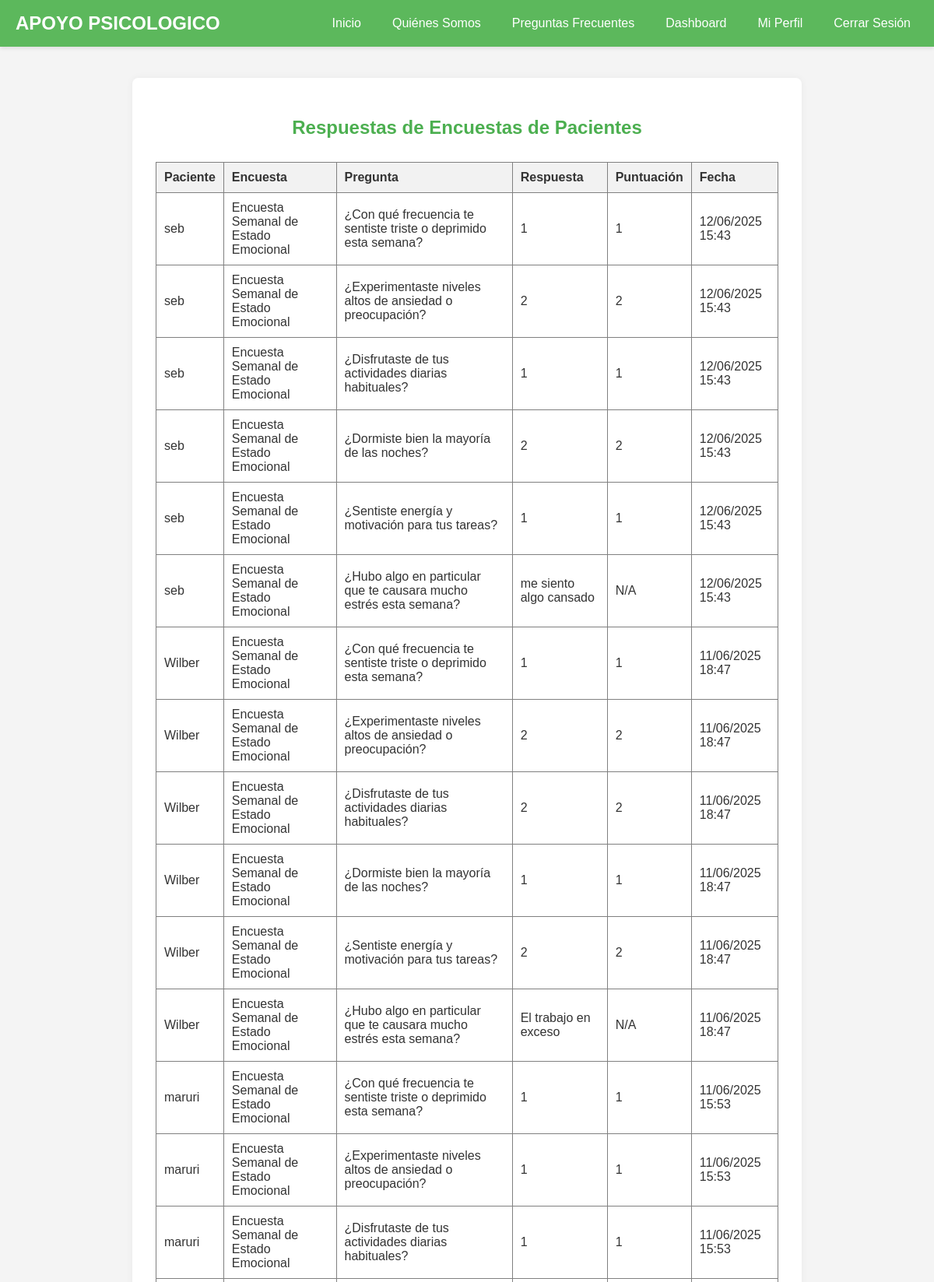
Page /apoyo_psicologico/ver_respuestas_encuestas.php (signed in, upper part) on the committed database.
### tables this page shows
CREATE TABLE `respuestas_pacientes_encuesta` (
  `id` int(11) NOT NULL,
  `paciente_id` int(11) NOT NULL,
  `pregunta_id` int(11) NOT NULL,
  `respuesta_valor` varchar(255) DEFAULT NULL,
  `puntuacion_emocional` int(11) DEFAULT NULL,
  `fecha_respuesta` timestamp NOT NULL DEFAULT current_timestamp()
);

CREATE TABLE `usuarios` (
  `id` int(11) NOT NULL,
  `nombre_usuario` varchar(50) NOT NULL,
  `email` varchar(100) NOT NULL,
  `contrasena` varchar(255) NOT NULL,
  `fecha_registro` timestamp NOT NULL DEFAULT current_timestamp(),
  `tipo_usuario` varchar(50) NOT NULL DEFAULT 'paciente',
  `especialidad` varchar(255) DEFAULT NULL
);

CREATE TABLE `encuestas` (
  `id` int(11) NOT NULL,
  `titulo` varchar(255) NOT NULL,
  `descripcion` text DEFAULT NULL,
  `fecha_creacion` timestamp NOT NULL DEFAULT current_timestamp(),
  `activa` tinyint(1) DEFAULT 1
);

CREATE TABLE `preguntas_encuesta` (
  `id` int(11) NOT NULL,
  `encuesta_id` int(11) NOT NULL,
  `pregunta_texto` text NOT NULL,
  `tipo_respuesta` enum('escala_1_5','si_no','texto_corto','texto_largo') NOT NULL,
  `orden` int(11) NOT NULL
);

### apoyo_psicologico/ver_respuestas_encuestas.php (the view, shortened to what this page needs)
<?php
include 'includes/header.php';
include 'includes/db_config.php';
$respuestas = [];
try {
    $stmt_respuestas = $pdo->query("
        SELECT
            r.id,
            u.nombre_usuario AS paciente_nombre,
            e.titulo AS encuesta_titulo,
            p.pregunta_texto,
            r.respuesta_valor,
            r.puntuacion_emocional,
            r.fecha_respuesta
        FROM
            respuestas_pacientes_encuesta r
        JOIN
            usuarios u ON r.paciente_id = u.id
        JOIN
            preguntas_encuesta p ON r.pregunta_id = p.id
        JOIN
            encuestas e ON p.encuesta_id = e.id
        ORDER BY
            r.fecha_respuesta DESC, u.nombre_usuario ASC
        LIMIT 50 -- Limita el número de respuestas para no cargar demasiado
    ");
    $respuestas = $stmt_respuestas->fetchAll(PDO::FETCH_ASSOC);
} catch (PDOException $e) {
    $mensaje = "<p style='color: red;'>Error al cargar las respuestas: " . $e->getMessage() . "</p>";
}
?>
<section class="content-section">
    <h2>Respuestas de Encuestas de Pacientes</h2>
    <?php if (empty($respuestas)): ?>
        <p>No hay respuestas de encuestas registradas todavía.</p>
    <?php else: ?>
        <table border="1" style="width: 100%; border-collapse: collapse; margin-top: 20px;">
            <thead>
                <tr style="background-color: #f2f2f2;">
                    <th style="padding: 10px; text-align: left;">Paciente</th>
                    <th style="padding: 10px; text-align: left;">Encuesta</th>
                    <th style="padding: 10px; text-align: left;">Pregunta</th>
                    <th style="padding: 10px; text-align: left;">Respuesta</th>
                    <th style="padding: 10px; text-align: left;">Puntuación</th>
                    <th style="padding: 10px; text-align: left;">Fecha</th>
                </tr>
            </thead>
            <tbody>
                <?php foreach ($respuestas as $res): ?>
                    <tr>
                        <td style="padding: 10px; text-align: left;"><?php echo htmlspecialchars($res['paciente_nombre']); ?></td>
                        <td style="padding: 10px; text-align: left;"><?php echo htmlspecialchars($res['encuesta_titulo']); ?></td>
                        <td style="padding: 10px; text-align: left;"><?php echo htmlspecialchars($res['pregunta_texto']); ?></td>
                        <td style="padding: 10px; text-align: left;"><?php echo htmlspecialchars($res['respuesta_valor'] ?? 'N/A'); ?></td>
                        <td style="padding: 10px; text-align: left;"><?php echo htmlspecialchars($res['puntuacion_emocional'] ?? 'N/A'); ?></td>
                        <td style="padding: 10px; text-align: left;"><?php echo date('d/m/Y H:i', strtotime($res['fecha_respuesta'])); ?></td>
                    </tr>
                <?php endforeach; ?>
            </tbody>
        </table>
    <?php endif; ?>
</section>
<?php include 'includes/footer.php'; ?>

### apoyo_psicologico/css/style.css (style rules this page uses)
body { font-family: Arial, sans-serif; margin: 0; padding: 0; background-color: #f4f4f4; color: #333; }
section { background-color: white; margin: 20px auto; padding: 30px; border-radius: 8px; box-shadow: 0 0 10px rgba(0,0,0,0.05); max-width: 800px; }
.cuestionario-section h2, .resultados-cuestionario h2, .auth-form h2, .content-section h2 { text-align: center; color: #4CAF50; margin-bottom: 30px; }

### rows in the picture
respuestas_pacientes_encuesta: paciente.nombre_usuario "seb", encuestas.titulo "Encuesta Semanal de Estado Emocional", pregunta.pregunta_texto "¿Con qué frecuencia te sentiste triste o deprimido esta semana?", respuesta_valor "1", puntuacion_emocional "1", fecha_respuesta "12/06/2025 15:43"
respuestas_pacientes_encuesta: paciente.nombre_usuario "seb", encuestas.titulo "Encuesta Semanal de Estado Emocional", pregunta.pregunta_texto "¿Experimentaste niveles altos de ansiedad o preocupación?", respuesta_valor "2", puntuacion_emocional "2", fecha_respuesta "12/06/2025 15:43"
respuestas_pacientes_encuesta: paciente.nombre_usuario "seb", encuestas.titulo "Encuesta Semanal de Estado Emocional", pregunta.pregunta_texto "¿Disfrutaste de tus actividades diarias habituales?", respuesta_valor "1", puntuacion_emocional "1", fecha_respuesta "12/06/2025 15:43"
respuestas_pacientes_encuesta: paciente.nombre_usuario "seb", encuestas.titulo "Encuesta Semanal de Estado Emocional", pregunta.pregunta_texto "¿Dormiste bien la mayoría de las noches?", respuesta_valor "2", puntuacion_emocional "2", fecha_respuesta "12/06/2025 15:43"
respuestas_pacientes_encuesta: paciente.nombre_usuario "seb", encuestas.titulo "Encuesta Semanal de Estado Emocional", pregunta.pregunta_texto "¿Sentiste energía y motivación para tus tareas?", respuesta_valor "1", puntuacion_emocional "1", fecha_respuesta "12/06/2025 15:43"
respuestas_pacientes_encuesta: paciente.nombre_usuario "seb", encuestas.titulo "Encuesta Semanal de Estado Emocional", pregunta.pregunta_texto "¿Hubo algo en particular que te causara mucho estrés esta semana?", respuesta_valor "me siento algo cansado", puntuacion_emocional "N/A", fecha_respuesta "12/06/2025 15:43"
respuestas_pacientes_encuesta: paciente.nombre_usuario "Wilber", encuestas.titulo "Encuesta Semanal de Estado Emocional", pregunta.pregunta_texto "¿Con qué frecuencia te sentiste triste o deprimido esta semana?", respuesta_valor "1", puntuacion_emocional "1", fecha_respuesta "11/06/2025 18:47"
respuestas_pacientes_encuesta: paciente.nombre_usuario "Wilber", encuestas.titulo "Encuesta Semanal de Estado Emocional", pregunta.pregunta_texto "¿Experimentaste niveles altos de ansiedad o preocupación?", respuesta_valor "2", puntuacion_emocional "2", fecha_respuesta "11/06/2025 18:47"
respuestas_pacientes_encuesta: paciente.nombre_usuario "Wilber", encuestas.titulo "Encuesta Semanal de Estado Emocional", pregunta.pregunta_texto "¿Disfrutaste de tus actividades diarias habituales?", respuesta_valor "2", puntuacion_emocional "2", fecha_respuesta "11/06/2025 18:47"
respuestas_pacientes_encuesta: paciente.nombre_usuario "Wilber", encuestas.titulo "Encuesta Semanal de Estado Emocional", pregunta.pregunta_texto "¿Dormiste bien la mayoría de las noches?", respuesta_valor "1", puntuacion_emocional "1", fecha_respuesta "11/06/2025 18:47"
respuestas_pacientes_encuesta: paciente.nombre_usuario "Wilber", encuestas.titulo "Encuesta Semanal de Estado Emocional", pregunta.pregunta_texto "¿Sentiste energía y motivación para tus tareas?", respuesta_valor "2", puntuacion_emocional "2", fecha_respuesta "11/06/2025 18:47"
respuestas_pacientes_encuesta: paciente.nombre_usuario "Wilber", encuestas.titulo "Encuesta Semanal de Estado Emocional", pregunta.pregunta_texto "¿Hubo algo en particular que te causara mucho estrés esta semana?", respuesta_valor "El trabajo en exceso", puntuacion_emocional "N/A", fecha_respuesta "11/06/2025 18:47"
respuestas_pacientes_encuesta: paciente.nombre_usuario "maruri", encuestas.titulo "Encuesta Semanal de Estado Emocional", pregunta.pregunta_texto "¿Con qué frecuencia te sentiste triste o deprimido esta semana?", respuesta_valor "1", puntuacion_emocional "1", fecha_respuesta "11/06/2025 15:53"
respuestas_pacientes_encuesta: paciente.nombre_usuario "maruri", encuestas.titulo "Encuesta Semanal de Estado Emocional", pregunta.pregunta_texto "¿Experimentaste niveles altos de ansiedad o preocupación?", respuesta_valor "1", puntuacion_emocional "1", fecha_respuesta "11/06/2025 15:53"
respuestas_pacientes_encuesta: paciente.nombre_usuario "maruri", encuestas.titulo "Encuesta Semanal de Estado Emocional", pregunta.pregunta_texto "¿Disfrutaste de tus actividades diarias habituales?", respuesta_valor "1", puntuacion_emocional "1", fecha_respuesta "11/06/2025 15:53"
